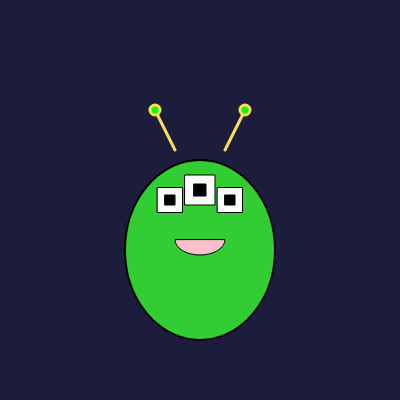
Frame 1 (no input)
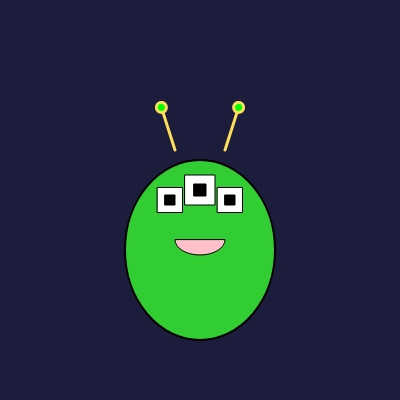
Frame 60 (no input)
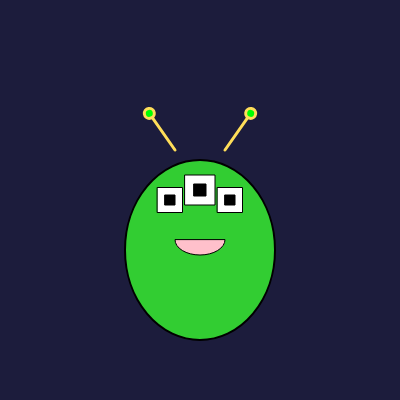
Frame 120 (the mouse pressed at the canvas centre since frame 60)

The p5.js sketch that drew these frames (run headless with seeded random() and noise() and a simulated clock; from frame 60 on, the mouse is pressed at the canvas centre):

// p5.js sketch
// ── sketch.js
let antennaAngle = 0;

function setup() {
  createCanvas(400, 400);
  angleMode(DEGREES);
}

function draw() {
  background('#1c1c3c'); // dark space
  translate(width / 2, height / 2);

  drawBody();
  drawEyes();
  drawMouth();
  drawAntennae();

  antennaAngle += 2;
}

function drawBody() {
  push();
  fill('limegreen'); // lime green
  stroke(0);
  strokeWeight(2);
  ellipse(0, 50, 150, 180); // main body
  pop();
}

function drawEyes() {
  push();
  fill('white');
  stroke(0);
  strokeWeight(1);

  // Rectangular eyes
  rectMode(CENTER);
  rect(-30, 0, 25, 25);
  rect(0, -10, 30, 30);
  rect(30, 0, 25, 25);

  // Pupils
  fill('black');
  rect(-30, 0, 10, 10);
  rect(0, -10, 12, 12);
  rect(30, 0, 10, 10);
  pop();
}


function drawMouth() {
  push();
  fill('pink'); // pink
  arc(0, 40, 50, 30, 0, 180, CHORD); // smiling mouth
  pop();
}

function drawAntennae() {
  push();
  stroke('#FFDE59');
  strokeWeight(3);
  fill('lime');

  // Connect antennae to the top of the body
  let baseY = -50;

  // Left antenna
  push();
  translate(-25, baseY);
  rotate(sin(antennaAngle) * 10);
  line(0, 0, -20, -40);
  ellipse(-20, -40, 10, 10);
  pop();

  // Right antenna
  push();
  translate(25, baseY);
  rotate(-sin(antennaAngle) * 10);
  line(0, 0, 20, -40);
  ellipse(20, -40, 10, 10);
  pop();

  pop();
}
